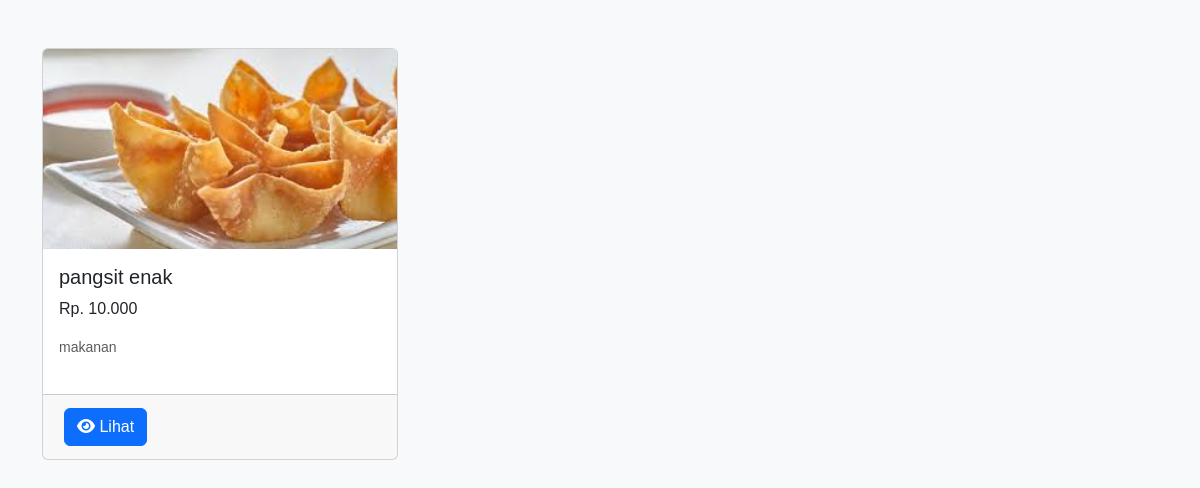
Page /halaman/barang.php on the earlier database version.
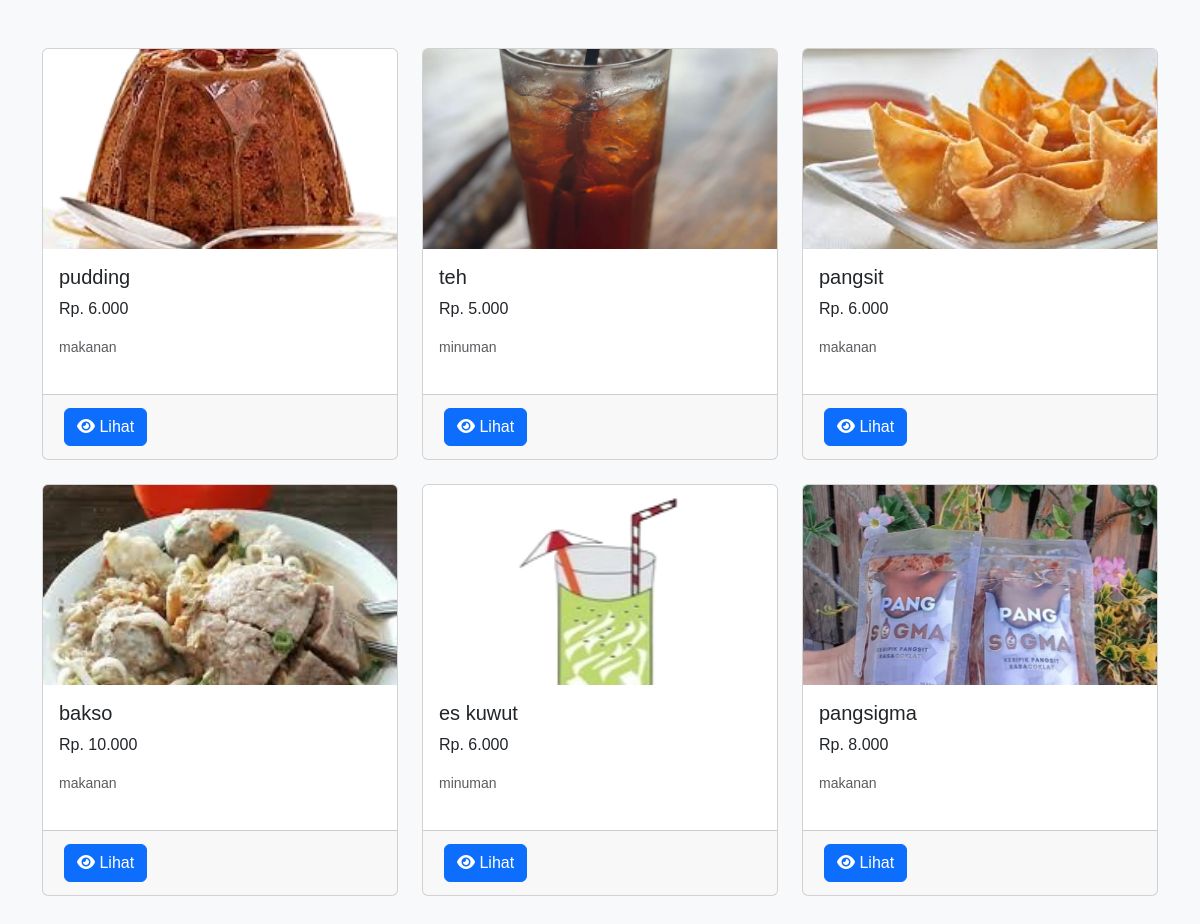
Same page on the later database version.
### tables this page shows
CREATE TABLE `produk` (
  `id_produk` int(11) NOT NULL,
  `nama` varchar(255) NOT NULL,
  `harga` int(255) NOT NULL,
  `kategori` varchar(255) NOT NULL,
  `deskripsi` text NOT NULL,
  `gambar` varchar(200) NOT NULL
);

### halaman/barang.php (the view, shortened to what this page needs)
<?php
require '../connection/koneksi.php';
$limit = 6;
$page = isset($_GET['page']) ? (int)$_GET['page'] : 1;
$start = ($page > 1) ? ($page * $limit) - $limit : 0;
$result = mysqli_query($conn, "SELECT * FROM produk LIMIT $start, $limit");
$total = mysqli_num_rows($result);
$role = $_SESSION['role'] ?? 'guest';
?>
<!DOCTYPE html>
<html lang="en">
<head>
</head>
<body>
<div class="container my-5">
    <?php if ($total > 0): ?>
        <div class="row row-cols-1 row-cols-md-3 g-4">
            <?php while ($row = mysqli_fetch_assoc($result)): ?>
                <div class="col">
                    <div class="card h-100">
                        <img src="../halaman/img/<?= htmlspecialchars($row['gambar']); ?>" class="card-img-top" alt="<?= htmlspecialchars($row['nama']); ?>">
                        <div class="card-body">
                            <h5 class="card-title"><?= htmlspecialchars($row['nama']); ?></h5>
                            <p class="card-text">Rp. <?= number_format($row['harga'], 0, ',', '.'); ?></p>
                            <p class="card-text"><small class="text-muted"><?= htmlspecialchars($row['kategori']); ?></small></p>
                        </div>
                        <div class="card-footer">
                            <?php if ($role === 'admin'): ?>
                                <a href="halaman/edit.php?id=<?= $row['id']; ?>" class="btn btn-warning btn-custom"><i class="fa-solid fa-pen-to-square"></i> Ubah</a>
                                <a href="detail_produk.php?id=<?= $row['id']; ?>" class="btn btn-primary btn-custom"><i class="fa-solid fa-eye"></i> Lihat</a>
                            <a href="halaman/hapus.php?id=<?= $row['id']; ?>" class="btn btn-danger btn-custom"><i class="fa-solid fa-trash"></i> Hapus</a>
            <?php elseif ($role === 'customer'): ?>
                <a href="detail_produk.php?id=<?= $row['id']; ?>" class="btn btn-primary btn-custom"><i class="fa-solid fa-eye"></i> Lihat</a>
            <?php else: ?>
                <a href="../detail_produk.php?id=<?= $row['id']; ?>" class="btn btn-primary btn-custom"><i class="fa-solid fa-eye"></i> Lihat</a>
            <?php endif; ?>
                        </div>
                    </div>
                </div>
            <?php endwhile; ?>
        </div>
    <?php else: ?>
        <div class="alert alert-info text-center mt-4">Tidak ada produk yang tersedia.</div>
    <?php endif; ?>
</div>
</body>
</html>

Differences in the rows shown:
removed produk: gambar (picture), nama "pangsit enak", harga "10.000", kategori "makanan"
added produk: gambar (picture), nama "pudding", harga "6.000", kategori "makanan"
added produk: gambar (picture), nama "teh", harga "5.000", kategori "minuman"
added produk: gambar (picture), nama "pangsit", harga "6.000", kategori "makanan"
added produk: gambar (picture), nama "bakso", harga "10.000", kategori "makanan"
added produk: gambar (picture), nama "es kuwut", harga "6.000", kategori "minuman"
added produk: gambar (picture), nama "pangsigma", harga "8.000", kategori "makanan"
